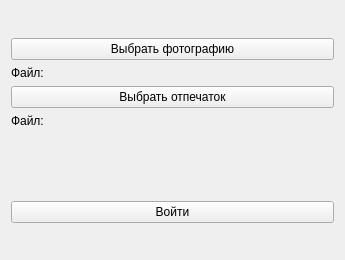
<?xml version="1.0" encoding="UTF-8"?>
<ui version="4.0">
 <class>EnterWindow</class>
 <widget class="QWidget" name="EnterWindow">
  <property name="geometry">
   <rect>
    <x>0</x>
    <y>0</y>
    <width>345</width>
    <height>260</height>
   </rect>
  </property>
  <property name="minimumSize">
   <size>
    <width>345</width>
    <height>260</height>
   </size>
  </property>
  <property name="windowTitle">
   <string>Вход</string>
  </property>
  <layout class="QVBoxLayout" name="verticalLayout_2">
   <item>
    <layout class="QVBoxLayout" name="verticalLayout" stretch="1,2,0,2,0,0,1,0,0">
     <item>
      <spacer name="verticalSpacer">
       <property name="orientation">
        <enum>Qt::Vertical</enum>
       </property>
       <property name="sizeHint" stdset="0">
        <size>
         <width>20</width>
         <height>40</height>
        </size>
       </property>
      </spacer>
     </item>
     <item>
      <widget class="QPushButton" name="pB_photo">
       <property name="text">
        <string>Выбрать фотографию</string>
       </property>
      </widget>
     </item>
     <item>
      <widget class="QLabel" name="l_photo_path">
       <property name="text">
        <string>Файл:</string>
       </property>
      </widget>
     </item>
     <item>
      <widget class="QPushButton" name="pB_fingerprint">
       <property name="text">
        <string>Выбрать отпечаток</string>
       </property>
      </widget>
     </item>
     <item>
      <widget class="QLabel" name="l_fingerprint_path">
       <property name="frameShape">
        <enum>QFrame::NoFrame</enum>
       </property>
       <property name="text">
        <string>Файл: </string>
       </property>
      </widget>
     </item>
     <item>
      <spacer name="verticalSpacer_3">
       <property name="orientation">
        <enum>Qt::Vertical</enum>
       </property>
       <property name="sizeHint" stdset="0">
        <size>
         <width>20</width>
         <height>40</height>
        </size>
       </property>
      </spacer>
     </item>
     <item>
      <spacer name="verticalSpacer_2">
       <property name="orientation">
        <enum>Qt::Vertical</enum>
       </property>
       <property name="sizeHint" stdset="0">
        <size>
         <width>20</width>
         <height>40</height>
        </size>
       </property>
      </spacer>
     </item>
     <item>
      <widget class="QPushButton" name="pB_enter">
       <property name="text">
        <string>Войти</string>
       </property>
      </widget>
     </item>
     <item>
      <layout class="QHBoxLayout" name="horizontalLayout">
       <item>
        <spacer name="horizontalSpacer">
         <property name="orientation">
          <enum>Qt::Horizontal</enum>
         </property>
         <property name="sizeHint" stdset="0">
          <size>
           <width>40</width>
           <height>20</height>
          </size>
         </property>
        </spacer>
       </item>
       <item>
        <widget class="QLabel" name="l_error">
         <property name="frameShape">
          <enum>QFrame::NoFrame</enum>
         </property>
         <property name="text">
          <string/>
         </property>
        </widget>
       </item>
       <item>
        <spacer name="horizontalSpacer_2">
         <property name="orientation">
          <enum>Qt::Horizontal</enum>
         </property>
         <property name="sizeHint" stdset="0">
          <size>
           <width>40</width>
           <height>20</height>
          </size>
         </property>
        </spacer>
       </item>
      </layout>
     </item>
    </layout>
   </item>
  </layout>
 </widget>
 <resources/>
 <connections/>
</ui>
